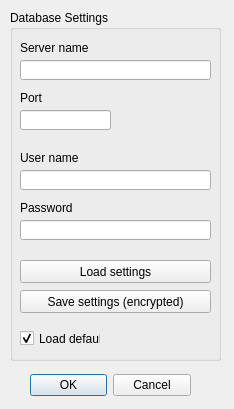
<?xml version="1.0" encoding="UTF-8"?>
<ui version="4.0">
 <class>Dialog</class>
 <widget class="QDialog" name="Dialog">
  <property name="geometry">
   <rect>
    <x>0</x>
    <y>0</y>
    <width>234</width>
    <height>409</height>
   </rect>
  </property>
  <property name="windowTitle">
   <string>Settings</string>
  </property>
  <widget class="QDialogButtonBox" name="buttonBox">
   <property name="geometry">
    <rect>
     <x>30</x>
     <y>370</y>
     <width>161</width>
     <height>31</height>
    </rect>
   </property>
   <property name="orientation">
    <enum>Qt::Horizontal</enum>
   </property>
   <property name="standardButtons">
    <set>QDialogButtonBox::Cancel|QDialogButtonBox::Ok</set>
   </property>
  </widget>
  <widget class="QGroupBox" name="groupBox1">
   <property name="geometry">
    <rect>
     <x>10</x>
     <y>10</y>
     <width>211</width>
     <height>351</height>
    </rect>
   </property>
   <property name="title">
    <string>Database Settings</string>
   </property>
   <widget class="QLineEdit" name="lineEdit">
    <property name="geometry">
     <rect>
      <x>10</x>
      <y>50</y>
      <width>191</width>
      <height>20</height>
     </rect>
    </property>
    <property name="inputMask">
     <string notr="true"/>
    </property>
   </widget>
   <widget class="QLabel" name="label">
    <property name="geometry">
     <rect>
      <x>10</x>
      <y>30</y>
      <width>71</width>
      <height>16</height>
     </rect>
    </property>
    <property name="text">
     <string>Server name</string>
    </property>
   </widget>
   <widget class="QLabel" name="label_2">
    <property name="geometry">
     <rect>
      <x>10</x>
      <y>80</y>
      <width>71</width>
      <height>16</height>
     </rect>
    </property>
    <property name="text">
     <string>Port</string>
    </property>
   </widget>
   <widget class="QLineEdit" name="lineEdit_2">
    <property name="geometry">
     <rect>
      <x>10</x>
      <y>100</y>
      <width>91</width>
      <height>20</height>
     </rect>
    </property>
    <property name="inputMask">
     <string notr="true"/>
    </property>
   </widget>
   <widget class="QLabel" name="label_3">
    <property name="geometry">
     <rect>
      <x>10</x>
      <y>140</y>
      <width>71</width>
      <height>16</height>
     </rect>
    </property>
    <property name="text">
     <string>User name</string>
    </property>
   </widget>
   <widget class="QLineEdit" name="lineEdit_3">
    <property name="geometry">
     <rect>
      <x>10</x>
      <y>160</y>
      <width>191</width>
      <height>20</height>
     </rect>
    </property>
    <property name="inputMask">
     <string notr="true"/>
    </property>
   </widget>
   <widget class="QLabel" name="label_4">
    <property name="geometry">
     <rect>
      <x>10</x>
      <y>190</y>
      <width>71</width>
      <height>16</height>
     </rect>
    </property>
    <property name="text">
     <string>Password</string>
    </property>
   </widget>
   <widget class="QLineEdit" name="lineEdit_4">
    <property name="geometry">
     <rect>
      <x>10</x>
      <y>210</y>
      <width>191</width>
      <height>20</height>
     </rect>
    </property>
    <property name="inputMask">
     <string notr="true"/>
    </property>
   </widget>
   <widget class="QPushButton" name="pushButton">
    <property name="geometry">
     <rect>
      <x>10</x>
      <y>250</y>
      <width>191</width>
      <height>23</height>
     </rect>
    </property>
    <property name="text">
     <string>Load settings</string>
    </property>
   </widget>
   <widget class="QPushButton" name="pushButton_2">
    <property name="geometry">
     <rect>
      <x>10</x>
      <y>280</y>
      <width>191</width>
      <height>23</height>
     </rect>
    </property>
    <property name="text">
     <string>Save settings (encrypted)</string>
    </property>
   </widget>
   <widget class="QCheckBox" name="checkBox">
    <property name="geometry">
     <rect>
      <x>10</x>
      <y>320</y>
      <width>81</width>
      <height>17</height>
     </rect>
    </property>
    <property name="text">
     <string>Load default</string>
    </property>
    <property name="checked">
     <bool>true</bool>
    </property>
   </widget>
  </widget>
 </widget>
 <resources/>
 <connections>
  <connection>
   <sender>buttonBox</sender>
   <signal>accepted()</signal>
   <receiver>Dialog</receiver>
   <slot>accept()</slot>
   <hints>
    <hint type="sourcelabel">
     <x>248</x>
     <y>254</y>
    </hint>
    <hint type="destinationlabel">
     <x>157</x>
     <y>274</y>
    </hint>
   </hints>
  </connection>
  <connection>
   <sender>buttonBox</sender>
   <signal>rejected()</signal>
   <receiver>Dialog</receiver>
   <slot>reject()</slot>
   <hints>
    <hint type="sourcelabel">
     <x>316</x>
     <y>260</y>
    </hint>
    <hint type="destinationlabel">
     <x>286</x>
     <y>274</y>
    </hint>
   </hints>
  </connection>
 </connections>
</ui>
